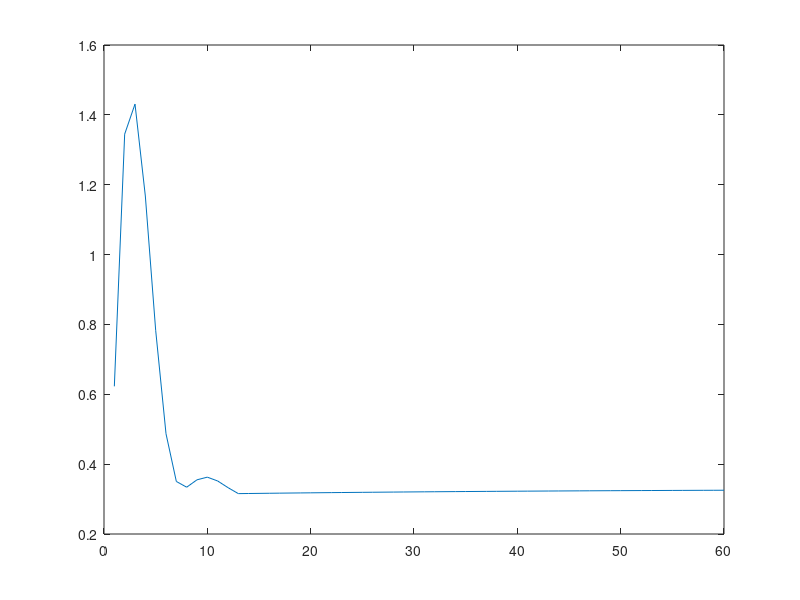

Recreate this plot in MATLAB.
% function slgkmodel()
clear global; clear functions;

b=zeros(20,20);
cr=0;
cs=zeros(20,1);
err=zeros(20,1);
hidden=0;
i=0;
ii=0;
in=zeros(20,1);
ipre=zeros(20,1);
is=zeros(20,1);
itotal=0;
j=0;
manypre=0;
novel=zeros(20,1);
novtotal=0;
or_fv=0;
pp=zeros(2000+1,20,20,20);
pre=zeros(20,1);
pwin=zeros(20,1);
r=zeros(20,20);
s=0;
sal=zeros(20,1);
sps=0;
spu=0;
sts=0;
stu=0;
t=0;
teacher=zeros(20,1);
tempi=zeros(20,1);
time_fv=0;
tipe=0;
tr=zeros(20,1);
trh=zeros(20,1);
trial=zeros(2000+1,1);
us_intensity=0;
v=zeros(20,20);
win=zeros(20,1);
x=zeros(20,1);
xp=zeros(20,1);
z=zeros(20,1);
z1=zeros(20,1);
zz=zeros(20,1);
zzz=zeros(20,1);

 
 
k=[.2,.1,.005,.02,.005,1.,2.,.4,.995,.995,.7,.5].';
time_units = 50; % # of time units
stim = 4; % # of stimuli including CX
ty = 3; % Types of trials
n = 60; % # of trials
trial_types_order = [1 1 1 1 1 1 1 1 1 1 1 1 1 1 1 1 1 1 1 1 1 1 1 1 1 1 1 1 1 1 1 1 1 1 1 1 1 1 1 1 1 1 1 1 1 1 1 1 1 1 1 1 1 1 1 1 1 1 1 1]; % Order of trial types
pn = 1; % Print from trial #
test_time = 29; % Test CR at time
hidden = 0; % Hidden
output_trials = zeros(n,1);
pre1_test_time = zeros(n,1); % CR values per trial at test time
output_time_units = zeros(time_units, n);
cs1_time_units = zeros(time_units, n); % CS(1) per time unit
pre1_keys_time_units(1:time_units, 1:n) =  {0}; % pre1 determined keys from us intensity values
%output_time_units_single = zeros(time_units * n, 1);
pre1_determined = 0;
pre1_determined_key = 0;
us_intensity_values(1:2000, 1:20) = {0}; % eg. us_intensity_values{1,5} = us_intensity_order{1};
 
% stim * ty many values should be given for:
% manypre_values, sts_values, sps_values, sal_values
%% # of presentations of stimulus
manypre_values = [1 1 1 1 1 1; 1 1 1 1 1 1; 1 1 1 1 1 1];
%% CS starts
sts_values = [1 30 10 20 20 20; 1 30 10 1 20 20; 1 20 20 20 20 20];
%% CS stops
sps_values = [2000 40 20 40 40 40; 2000 40 20 40 40 40; 2000 40 40 40 40 40];
%% CS salience
sal_values = [.1 0 0 0 0 0; .1 0 0 0 0 0; ; .1 0 1 0 0 0];
 
% ty many values should be given for:
% stu_values, spu_values, us_intensity_values
%% US starts
stu_values = [20 20 20];
%% US stops
spu_values = [40 40 40];
%% US intensity
% eg. us_intensity_order{1}(1) us_intensity_order{1}(2) ...
% [USnoact dUS]  dUS = Action Outcome = (USact - USnoact)*4
us_intensity_order = {[1.7 1.7]; [0 0] ; [0 0]};




itotal = stim + 1;
for tipe = 1: ty
    for s = 1: stim
        manypre = manypre_values(tipe, s);
        for time_fv = 1: time_units
            for ii = 1: manypre
                pp(time_fv+1,tipe,s,ii) = 0;
            end
            ii = manypre+1;
        end
        time_fv = time_units+1;
        
        for ii = 1: manypre
            sts = sts_values(tipe, s);
            win(ii) = fix(sts);
            sps = sps_values(tipe, s);
            pwin(ii) = fix(sps);
            sal(s) = sal_values(tipe, s);
            
            for time_fv = 1: time_units
                if(time_fv >= win(ii) && time_fv <= pwin(ii))
                    pp(time_fv+1,tipe,s,ii) = sal(s);
                end
            end
            time_fv = time_units+1;
        end
        ii = manypre+1;
    end
    
    s = stim+1;   
    stu = stu_values(tipe);
    spu = spu_values(tipe);
   
    for time_fv = 1: time_units
        us_intensity_values{time_fv+1,tipe} = 0;
        
        if(time_fv >= stu)
            us_intensity_values{time_fv+1,tipe} = us_intensity_order{tipe};
        end
        
        if(time_fv > spu)
            us_intensity_values{time_fv+1,tipe} = 0;
        end
    end

    time_fv = time_units+1;
end
tipe = ty+1;

if(pn == 0)
    pn = 1;
end

for t = 1: n
    i = trial_types_order(t); % Order of trial types
    trial(t+1) = fix(i);
end
t = n+1;

% j's of hidden go from itotal+1 to itotal+1+hidden
% connections of inputs to total to hidden
for j = itotal + 1: itotal + 1 + hidden
    for i = 1: itotal
        r(i,j) =(((1.-rand).*1.)-.5)./2;
    end
    i = fix(itotal+1);
end

j = itotal + 1 + hidden + 1;

for i = 1: itotal + hidden
    for j = 1: itotal
        v(i,j) = 0;
    end
    j = itotal + 1;
end
i = itotal + hidden + 1;

for t = 1: n
    for time_fv = 1: time_units
        us_intensity = us_intensity_values{time_fv+1,trial(t+1)};
        if (time_fv == stu)
            if (pre1_test_time(t,1) <= 0.01)% change between 0 and 0.001
                if (rand() > 0.2)
                   pre1_determined = us_intensity(1);
                   pre1_determined_key = 1;
                else
                   pre1_determined = us_intensity(2);
                   pre1_determined_key = 2;
                end
            else 
                if (rand() > 0.8)
                   pre1_determined = us_intensity(1);
                   pre1_determined_key = 1;
                else
                   pre1_determined = us_intensity(2);
                   pre1_determined_key = 2;
                end
            end
        end
        
        cs(1) = 0;
        if(time_fv >= stu)
            cs(1) = pre1_determined;
            pre1_keys_time_units{time_fv, t} = [num2str(trial(t+1), '%d') ',' num2str(pre1_determined_key, '%d')];
        end
        if(time_fv > spu)
            cs(1) = 0;
            pre1_keys_time_units{time_fv, t} = 0;
        end
        cs1_time_units(time_fv, t) = cs(1);
        
        for i = 1: stim
            cs(i+1) = 0;
            for ii = 1: manypre
                cs(i+1) = cs(i+1) + pp(time_fv+1,trial(t+1),i,ii);
            end
            ii = manypre+1;
        end
        i = stim+1;
        
        % Assign teaching signals of the output units
        for j = 1: itotal
            teacher(j) = cs(j);
        end
        j = itotal+1;
        
        % T and X
        for i = 1: itotal
            % Traces for direct connections
            tr(i) = tr(i) + k(1).*(cs(i)-tr(i));
            in(i) = tr(i) + k(8).*pre(i);
            tempi(i) = in(i).*z(i);
            if(tempi(i) < 0.)
                tempi(i) = 0.;
            end
            
            % Traces for hidden connections
            trh(i) = trh(i) + k(1).*cs(i).*(1-trh(i)) - 0.1.*k(1).*trh(i);
            % X for direct connections
            xii(i) = k(7).*(in(i).*k(2)+tempi(i));
            x(i) = abs(xii(i)); 
        end
        i = itotal+1;
        
       % x(1) = 0;
        % Output of hidden
        for j = itotal + 1: itotal + 1 + hidden
            xp(j) = 0;
            x(j) = 0;
        end
        j = fix(itotal + 1 + hidden+1);
        
        for j = itotal + 1: itotal + 1 + hidden
            for i = 1: itotal
                xp(j) = xp(j) + trh(i).*r(i,j);
            end
            i = itotal+1;
        end
        j = itotal + 1 + hidden + 1;
        
        % Changing attention to the hidden units
        for j = itotal + 1: itotal + 1 + hidden
            zz(j) = zz(j) + .00001.*novel(1).*(1-zz(j));
        end
        j = itotal + 1 + hidden + 1;
        
        for j = itotal + 1: itotal + 1 + hidden
            zzz(j) = zz(j).^8./(zz(j).^8+.1.^8);
            x(j) =(5.*xp(j).*zzz(j)).^2;
            if(x(j) <= 0)
                x(j) = 0;
            end
        end
        j = itotal + 1 + hidden + 1;
        
        % Aggregate Predictions and CR
        for i = 1: itotal + hidden
            for j = 1: itotal
                b(i,j) = x(i).*v(i,j);
            end
            j = itotal+1;
        end
        i = itotal + hidden + 1;
        
        for j = 1: itotal
            pre(j) = 0.;
            for i = 1: itotal + hidden
                pre(j) = pre(j) + b(i,j);
            end
            i = itotal + hidden + 1;
            
            if(pre(j) < 0)
                pre(j) = 0;
            end
        end
        j = itotal+1;
        
        cr = k(6).*(pre(1).^2./(pre(1).^2+.15.^2));
        if(cr < 0)
            cr = 0.;
        end
        
        % novelty
        novtotal = 0.;
        
        % integrator of CS/US and Prediction of CS/US
        for j = 1: itotal
            if(j == 1)
                is(1) =(k(9).*is(1)+cs(1).*(1-is(1)));
                ipre(1) =(k(10).*ipre(1)+pre(1).*(1-ipre(1)));
            else
                is(j) =(k(9).*is(j)+cs(j).*(1-is(j)));
                ipre(j) =(k(10).*ipre(j)+pre(j).*(1-ipre(j)));
            end
            
            % novelty is the difference between the two integrators
            novel(j) = abs(is(j)-ipre(j));
            % Sum of the individual novelty
            novtotal = novtotal + novel(j);
        end
        j = itotal+1;
        
        or_fv =(novtotal.^2./(novtotal.^2+.75.^2));
        cr = cr .* (1 - or_fv);
        % error signal
        for j = 1: itotal
            err(j) =(teacher(j)-pre(j));
        end
        j = itotal+1;
        
        % Calculate Weight Change
        % V
        for i = 1: itotal + hidden
            for j = 1: itotal
                v(i,j) = v(i,j) + .6.*k(3).*x(i).*err(j).*(1.0-abs(v(i,j)));
            end
            j = itotal+1;
        end
        i = itotal + hidden + 1;
        
        % Z
        for i = 1: itotal
            z(i) = z(i) +(in(i).*((k(4).*or_fv.*(1.-abs(z(i)))-k(5).*(1.+z(i)))));
            if(z1(i) < -1.)
                z1(i) = -1.;
            end
        end
        i = itotal+1;
        
        % Output results
        if(time_fv == test_time && t >= pn)
            pre1_test_time(t,1) = pre(1); % DONT change this
            output_trials0(t,1) = err(1);  % change this
            output_trials(t,1) = x(1);  % change this
            output_trials2(t,1) = v(3,1);  % change this
            output_trials3(t,1) = v(1,3);  % change this
            output_trials4(t,1) = b(1);  % change this
            output_trials5(t,1) = novtotal;  % change this
            output_trials6(t,1) = cr;  % change this
        end
      
        if(t >= pn)
            output_time_units0(time_fv, t) = err(1); % change this
            output_time_units(time_fv, t) = x(1); % change this
            output_time_units2(time_fv, t) = v(3,1); % change this
            output_time_units3(time_fv, t) = v(1,3); % change this
            output_time_units4(time_fv, t) = b(1); % change this
            output_time_units5(time_fv, t) = novtotal; % change this
            output_time_units6(time_fv, t) = cr; % change this
        end
    end
    time_fv = time_units+1;
end

output_time_units_single0 = output_time_units0(:);
output_time_units_single = output_time_units(:);
output_time_units_single2 = output_time_units2(:);
output_time_units_single3 = output_time_units3(:);
output_time_units_single4 = output_time_units4(:);
output_time_units_single5 = output_time_units5(:);
output_time_units_single6 = output_time_units6(:);
disp(output_trials);
disp(output_time_units);

plot(output_trials);
%plot(output_time_units)
%plot(output_time_units_single)
% clear all;
% end
